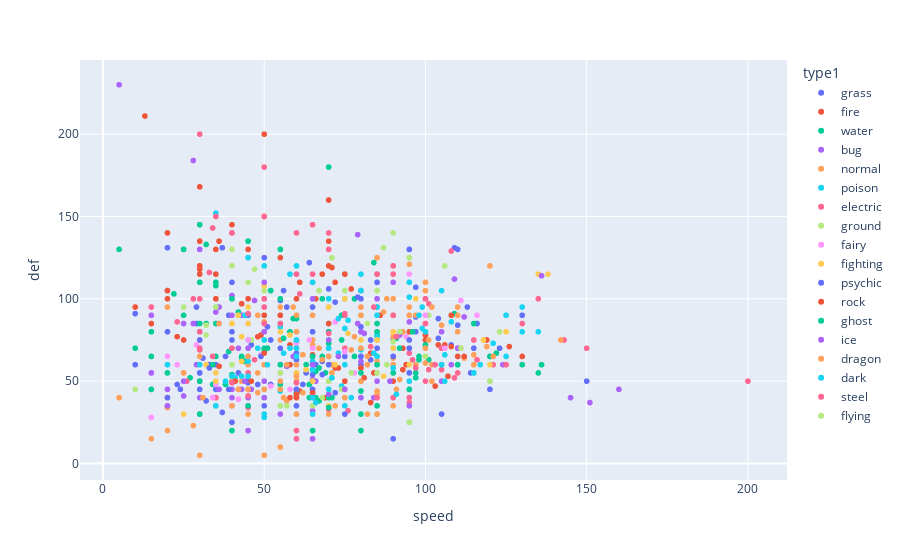

Notebook code cell kept with this figure:
### Code cell
fig = px.scatter(pkmn, x='speed', y='def', color='type1', hover_name='name')
fig.show()

### Figure 1 — Plotly figure (JSON) as saved in the notebook; plotly's stock layout.template omitted (floating-point values rounded to 4 significant figures; data arrays with more than 128 entries replaced by an {"elided": "..."} marker saying what was removed)
{"data": [{"hovertemplate": "<b>%{hovertext}</b><br><br>type1=grass<br>speed=%{x}<br>def=%{y}<extra></extra>", "hovertext": ["bulbasaur", "ivysaur", "venusaur", "oddish", "gloom", "vileplume", "bellsprout", "weepinbell", "victreebel", "exeggcute", "exeggutor", "tangela", "chikorita", "bayleef", "meganium", "bellossom", "hoppip", "skiploom", "jumpluff", "sunkern", "sunflora", "treecko", "grovyle", "sceptile", "seedot", "nuzleaf", "shiftry", "shroomish", "breloom", "roselia", "cacnea", "cacturne", "tropius", "turtwig", "grotle", "torterra", "budew", "roserade", "cherubi", "cherrim", "carnivine", "snover", "abomasnow", "tangrowth", "leafeon", "shaymin", "snivy", "servine", "serperior", "pansage", "simisage", "cottonee", "whimsicott", "petilil", "lilligant", "maractus", "foongus", "amoonguss", "ferroseed", "ferrothorn", "virizion", "chespin", "quilladin", "chesnaught", "skiddo", "gogoat", "rowlet", "dartrix", "decidueye", "fomantis", "lurantis", "morelull", "shiinotic", "bounsweet", "steenee", "tsareena", "tapu-bulu", "kartana", "grookey", "thwackey", "rillaboom", "gossifleur", "eldegoss", "applin", "flapple", "appletun", "sprigatito", "floragato", "meowscarada", "smoliv", "dolliv", "arboliva", "bramblin", "brambleghast", "capsakid", "scovillain", "brute-bonnet", "iron-leaves", "dipplin", "poltchageist", "sinistcha", "ogerpon"], "legendgroup": "grass", "marker": {"color": "#636efa", "symbol": "circle"}, "mode": "markers", "name": "grass", "showlegend": true, "type": "scattergl", "x": [45, 60, 80, 30, 40, 50, 40, 55, 70, 40, 55, 60, 45, 60, 80, 50, 50, 80, 110, 30, 30, 70, 95, 120, 30, 60, 80, 35, 70, 65, 35, 55, 51, 31, 36, 56, 55, 90, 35, 85, 46, 40, 60, 50, 95, 100, 63, 83, 113, 64, 101, 66, 116, 30, 90, 60, 15, 30, 10, 20, 108, 38, 57, 64, 52, 68, 42, 52, 70, 35, 45, 15, 30, 32, 62, 72, 75, 109, 65, 80, 85, 10, 60, 20, 70, 30, 65, 83, 123, 30, 33, 39, 60, 90, 50, 75, 55, 104, 40, 50, 70, 110], "xaxis": "x", "y": [49, 63, 83, 55, 70, 85, 35, 50, 65, 80, 85, 115, 65, 80, 100, 95, 40, 50, 70, 30, 55, 35, 45, 65, 50, 40, 60, 60, 80, 45, 40, 60, 83, 64, 85, 105, 35, 65, 45, 70, 72, 50, 75, 125, 130, 100, 55, 75, 95, 48, 63, 60, 85, 50, 75, 67, 45, 70, 91, 131, 72, 65, 95, 122, 48, 62, 55, 75, 75, 35, 90, 55, 80, 38, 48, 98, 115, 131, 50, 70, 90, 60, 90, 80, 80, 80, 54, 63, 70, 45, 60, 90, 30, 70, 40, 65, 99, 88, 110, 45, 106, 84], "yaxis": "y"}, {"hovertemplate": "<b>%{hovertext}</b><br><br>type1=fire<br>speed=%{x}<br>def=%{y}<extra></extra>", "hovertext": ["charmander", "charmeleon", "charizard", "vulpix", "ninetales", "growlithe", "arcanine", "ponyta", "rapidash", "magmar", "flareon", "moltres", "cyndaquil", "quilava", "typhlosion", "slugma", "magcargo", "magby", "entei", "ho-oh", "torchic", "combusken", "blaziken", "numel", "camerupt", "torkoal", "chimchar", "monferno", "infernape", "magmortar", "heatran", "tepig", "pignite", "emboar", "pansear", "simisear", "darumaka", "darmanitan", "heatmor", "fennekin", "braixen", "delphox", "fletchinder", "talonflame", "litleo", "pyroar", "volcanion", "litten", "torracat", "incineroar", "oricorio", "turtonator", "blacephalon", "scorbunny", "raboot", "cinderace", "sizzlipede", "centiskorch", "fuecoco", "crocalor", "skeledirge", "charcadet", "armarouge", "ceruledge", "iron-moth"], "legendgroup": "fire", "marker": {"color": "#EF553B", "symbol": "circle"}, "mode": "markers", "name": "fire", "showlegend": true, "type": "scattergl", "x": [65, 80, 100, 65, 100, 60, 95, 90, 105, 93, 65, 90, 65, 80, 100, 20, 30, 83, 100, 90, 45, 55, 80, 35, 40, 20, 61, 81, 108, 83, 77, 45, 55, 65, 64, 101, 50, 95, 65, 60, 73, 104, 84, 126, 72, 106, 70, 70, 90, 60, 93, 36, 107, 69, 94, 119, 45, 65, 36, 49, 66, 35, 75, 85, 110], "xaxis": "x", "y": [43, 58, 78, 40, 75, 45, 80, 55, 70, 57, 60, 90, 43, 58, 78, 40, 120, 37, 85, 90, 40, 60, 70, 40, 70, 140, 44, 52, 71, 67, 106, 45, 55, 65, 48, 63, 45, 55, 66, 40, 58, 72, 55, 71, 58, 72, 120, 40, 50, 90, 70, 135, 53, 40, 60, 75, 45, 65, 59, 78, 100, 40, 100, 80, 60], "yaxis": "y"}, {"hovertemplate": "<b>%{hovertext}</b><br><br>type1=water<br>speed=%{x}<br>def=%{y}<extra></extra>", "hovertext": {"elided": "134 str values"}, "legendgroup": "water", "marker": {"color": "#00cc96", "symbol": "circle"}, "mode": "markers", "name": "water", "showlegend": true, "type": "scattergl", "x": {"elided": "134 int values"}, "xaxis": "x", "y": {"elided": "134 int values"}, "yaxis": "y"}, {"hovertemplate": "<b>%{hovertext}</b><br><br>type1=bug<br>speed=%{x}<br>def=%{y}<extra></extra>", "hovertext": ["caterpie", "metapod", "butterfree", "weedle", "kakuna", "beedrill", "paras", "parasect", "venonat", "venomoth", "scyther", "pinsir", "ledyba", "ledian", "spinarak", "ariados", "yanma", "pineco", "forretress", "scizor", "shuckle", "heracross", "wurmple", "silcoon", "beautifly", "cascoon", "dustox", "surskit", "masquerain", "nincada", "ninjask", "shedinja", "volbeat", "illumise", "kricketot", "kricketune", "burmy", "wormadam", "mothim", "combee", "vespiquen", "yanmega", "sewaddle", "swadloon", "leavanny", "venipede", "whirlipede", "scolipede", "dwebble", "crustle", "karrablast", "escavalier", "joltik", "galvantula", "shelmet", "accelgor", "durant", "larvesta", "volcarona", "genesect", "scatterbug", "spewpa", "vivillon", "grubbin", "charjabug", "vikavolt", "cutiefly", "ribombee", "wimpod", "golisopod", "buzzwole", "pheromosa", "blipbug", "dottler", "orbeetle", "kleavor", "tarountula", "spidops", "nymble", "lokix", "rellor", "rabsca", "slither-wing"], "legendgroup": "bug", "marker": {"color": "#ab63fa", "symbol": "circle"}, "mode": "markers", "name": "bug", "showlegend": true, "type": "scattergl", "x": [45, 30, 70, 50, 35, 75, 25, 30, 45, 90, 105, 85, 55, 85, 30, 40, 95, 15, 40, 65, 5, 85, 20, 15, 65, 15, 65, 65, 80, 40, 160, 40, 85, 85, 25, 65, 36, 36, 66, 70, 40, 95, 42, 42, 92, 57, 47, 112, 55, 45, 60, 20, 65, 108, 25, 145, 109, 60, 100, 99, 35, 29, 89, 46, 36, 43, 84, 124, 80, 40, 79, 151, 45, 30, 90, 85, 20, 35, 45, 92, 30, 45, 81], "xaxis": "x", "y": [35, 55, 50, 30, 50, 40, 55, 80, 50, 60, 80, 100, 30, 50, 40, 70, 45, 90, 140, 100, 230, 75, 35, 55, 50, 55, 70, 32, 62, 90, 45, 45, 75, 75, 41, 51, 45, 85, 50, 42, 102, 86, 70, 90, 80, 59, 99, 89, 85, 125, 45, 105, 50, 60, 85, 40, 112, 55, 65, 95, 40, 60, 50, 45, 95, 90, 40, 60, 40, 140, 139, 37, 20, 80, 110, 95, 45, 92, 40, 78, 60, 85, 79], "yaxis": "y"}, {"hovertemplate": "<b>%{hovertext}</b><br><br>type1=normal<br>speed=%{x}<br>def=%{y}<extra></extra>", "hovertext": ["pidgey", "pidgeotto", "pidgeot", "rattata", "raticate", "spearow", "fearow", "jigglypuff", "wigglytuff", "meowth", "persian", "farfetchd", "doduo", "dodrio", "lickitung", "chansey", "kangaskhan", "tauros", "ditto", "eevee", "porygon", "snorlax", "sentret", "furret", "hoothoot", "noctowl", "igglybuff", "aipom", "girafarig", "dunsparce", "teddiursa", "ursaring", "porygon2", "stantler", "smeargle", "miltank", "blissey", "zigzagoon", "linoone", "taillow", "swellow", "slakoth", "vigoroth", "slaking", "whismur", "loudred", "exploud", "azurill", "skitty", "delcatty", "spinda", "swablu", "zangoose", "castform", "kecleon", "starly", "staravia", "staraptor", "bidoof", "bibarel", "ambipom", "buneary", "lopunny", "glameow", "purugly", "happiny", "chatot", "munchlax", "lickilicky", "porygon-z", "regigigas", "arceus", "patrat", "watchog", "lillipup", "herdier", "stoutland", "pidove", "tranquill", "unfezant", "audino", "minccino", "cinccino", "deerling", "sawsbuck", "bouffalant", "rufflet", "braviary", "meloetta", "bunnelby", "diggersby", "fletchling", "furfrou", "pikipek", "trumbeak", "toucannon", "yungoos", "gumshoos", "stufful", "bewear", "oranguru", "type-null", "silvally", "komala", "drampa", "skwovet", "greedent", "wooloo", "dubwool", "wyrdeer", "lechonk", "oinkologne", "tandemaus", "maushold", "squawkabilly", "farigiraf", "dudunsparce"], "legendgroup": "normal", "marker": {"color": "#FFA15A", "symbol": "circle"}, "mode": "markers", "name": "normal", "showlegend": true, "type": "scattergl", "x": [56, 71, 101, 72, 97, 70, 100, 20, 45, 90, 115, 60, 75, 110, 30, 50, 90, 110, 48, 55, 40, 30, 20, 90, 50, 70, 15, 85, 85, 45, 40, 55, 60, 85, 75, 100, 55, 60, 100, 85, 125, 30, 90, 100, 28, 48, 68, 20, 50, 90, 60, 50, 90, 70, 40, 60, 80, 100, 31, 71, 115, 85, 105, 85, 112, 30, 91, 5, 50, 90, 100, 120, 42, 77, 55, 60, 80, 43, 65, 93, 50, 75, 115, 75, 95, 55, 60, 80, 90, 57, 78, 62, 102, 65, 75, 60, 45, 45, 50, 60, 60, 59, 95, 65, 36, 25, 20, 48, 88, 65, 35, 65, 75, 111, 92, 60, 55], "xaxis": "x", "y": [40, 55, 75, 35, 60, 30, 65, 20, 45, 35, 60, 55, 45, 70, 75, 5, 80, 95, 48, 50, 70, 65, 34, 64, 30, 50, 15, 55, 65, 70, 50, 75, 90, 62, 35, 105, 10, 41, 61, 30, 60, 60, 80, 100, 23, 43, 63, 40, 45, 65, 60, 60, 60, 70, 70, 30, 50, 70, 40, 60, 66, 44, 84, 42, 64, 5, 45, 40, 95, 70, 110, 120, 39, 69, 45, 65, 90, 50, 62, 80, 86, 40, 60, 50, 70, 95, 50, 75, 77, 38, 77, 43, 60, 30, 50, 75, 30, 60, 50, 80, 80, 95, 95, 65, 85, 55, 95, 55, 100, 72, 40, 75, 45, 70, 51, 70, 80], "yaxis": "y"}, {"hovertemplate": "<b>%{hovertext}</b><br><br>type1=poison<br>speed=%{x}<br>def=%{y}<extra></extra>", "hovertext": ["ekans", "arbok", "nidoran-f", "nidorina", "nidoqueen", "nidoran-m", "nidorino", "nidoking", "zubat", "golbat", "grimer", "muk", "koffing", "weezing", "crobat", "gulpin", "swalot", "seviper", "stunky", "skuntank", "skorupi", "drapion", "croagunk", "toxicroak", "trubbish", "garbodor", "skrelp", "dragalge", "mareanie", "toxapex", "salandit", "salazzle", "poipole", "naganadel", "eternatus", "shroodle", "grafaiai", "clodsire", "okidogi", "munkidori", "fezandipiti"], "legendgroup": "poison", "marker": {"color": "#19d3f3", "symbol": "circle"}, "mode": "markers", "name": "poison", "showlegend": true, "type": "scattergl", "x": [55, 80, 41, 56, 76, 50, 65, 85, 55, 90, 25, 50, 35, 60, 130, 40, 55, 65, 74, 84, 65, 95, 50, 85, 65, 75, 30, 44, 45, 35, 77, 117, 73, 121, 130, 75, 110, 20, 80, 106, 99], "xaxis": "x", "y": [44, 69, 52, 67, 87, 40, 57, 77, 35, 70, 50, 75, 95, 120, 80, 53, 83, 60, 47, 67, 90, 110, 40, 65, 62, 82, 60, 90, 62, 152, 40, 60, 67, 73, 95, 35, 65, 60, 115, 66, 82], "yaxis": "y"}, {"hovertemplate": "<b>%{hovertext}</b><br><br>type1=electric<br>speed=%{x}<br>def=%{y}<extra></extra>", "hovertext": ["pikachu", "raichu", "magnemite", "magneton", "voltorb", "electrode", "electabuzz", "jolteon", "zapdos", "pichu", "mareep", "flaaffy", "ampharos", "elekid", "raikou", "electrike", "manectric", "plusle", "minun", "shinx", "luxio", "luxray", "pachirisu", "magnezone", "electivire", "rotom", "blitzle", "zebstrika", "emolga", "tynamo", "eelektrik", "eelektross", "thundurus", "helioptile", "heliolisk", "dedenne", "togedemaru", "tapu-koko", "xurkitree", "zeraora", "yamper", "boltund", "toxel", "toxtricity", "pincurchin", "morpeko", "dracozolt", "arctozolt", "regieleki", "pawmi", "pawmo", "pawmot", "tadbulb", "bellibolt", "wattrel", "kilowattrel", "sandy-shocks", "miraidon"], "legendgroup": "electric", "marker": {"color": "#FF6692", "symbol": "circle"}, "mode": "markers", "name": "electric", "showlegend": true, "type": "scattergl", "x": [90, 110, 45, 70, 100, 150, 105, 130, 100, 60, 35, 45, 55, 95, 115, 65, 105, 95, 95, 45, 60, 70, 95, 60, 95, 91, 76, 116, 103, 60, 40, 50, 111, 70, 109, 101, 96, 130, 83, 143, 26, 121, 40, 75, 15, 97, 75, 55, 200, 60, 85, 105, 45, 45, 70, 125, 101, 135], "xaxis": "x", "y": [40, 55, 70, 95, 50, 70, 57, 60, 85, 15, 40, 55, 85, 37, 75, 40, 60, 40, 50, 34, 49, 79, 70, 115, 67, 77, 32, 63, 60, 40, 70, 80, 70, 33, 52, 57, 63, 85, 71, 75, 50, 60, 35, 70, 95, 58, 90, 90, 50, 20, 40, 70, 41, 91, 35, 60, 97, 100], "yaxis": "y"}, {"hovertemplate": "<b>%{hovertext}</b><br><br>type1=ground<br>speed=%{x}<br>def=%{y}<extra></extra>", "hovertext": ["sandshrew", "sandslash", "diglett", "dugtrio", "cubone", "marowak", "rhyhorn", "rhydon", "gligar", "phanpy", "donphan", "trapinch", "vibrava", "flygon", "baltoy", "claydol", "groudon", "hippopotas", "hippowdon", "rhyperior", "gliscor", "drilbur", "excadrill", "sandile", "krokorok", "krookodile", "stunfisk", "golett", "golurk", "landorus", "mudbray", "mudsdale", "silicobra", "sandaconda", "runerigus", "ursaluna", "toedscool", "toedscruel", "great-tusk", "iron-treads"], "legendgroup": "ground", "marker": {"color": "#B6E880", "symbol": "circle"}, "mode": "markers", "name": "ground", "showlegend": true, "type": "scattergl", "x": [40, 65, 95, 120, 35, 45, 25, 40, 85, 40, 50, 10, 70, 100, 55, 75, 90, 32, 47, 40, 95, 68, 88, 65, 74, 92, 32, 35, 55, 101, 45, 35, 46, 71, 30, 50, 70, 100, 87, 106], "xaxis": "x", "y": [85, 110, 25, 50, 95, 110, 95, 120, 105, 60, 120, 45, 50, 80, 55, 105, 140, 78, 118, 130, 125, 40, 60, 35, 45, 80, 84, 50, 80, 90, 70, 100, 75, 125, 145, 105, 35, 65, 131, 120], "yaxis": "y"}, {"hovertemplate": "<b>%{hovertext}</b><br><br>type1=fairy<br>speed=%{x}<br>def=%{y}<extra></extra>", "hovertext": ["clefairy", "clefable", "cleffa", "togepi", "togetic", "snubbull", "granbull", "togekiss", "flabebe", "floette", "florges", "spritzee", "aromatisse", "swirlix", "slurpuff", "sylveon", "xerneas", "comfey", "milcery", "alcremie", "zacian", "enamorus", "fidough", "dachsbun", "tinkatink", "tinkatuff", "tinkaton", "scream-tail", "iron-valiant"], "legendgroup": "fairy", "marker": {"color": "#FF97FF", "symbol": "circle"}, "mode": "markers", "name": "fairy", "showlegend": true, "type": "scattergl", "x": [35, 60, 15, 20, 40, 30, 45, 80, 42, 52, 75, 23, 29, 49, 72, 60, 99, 100, 34, 64, 138, 106, 65, 95, 58, 78, 94, 111, 116], "xaxis": "x", "y": [48, 73, 28, 65, 85, 50, 75, 95, 39, 47, 68, 60, 72, 66, 86, 65, 95, 90, 40, 75, 115, 70, 70, 115, 45, 55, 77, 99, 90], "yaxis": "y"}, {"hovertemplate": "<b>%{hovertext}</b><br><br>type1=fighting<br>speed=%{x}<br>def=%{y}<extra></extra>", "hovertext": ["mankey", "primeape", "machop", "machoke", "machamp", "hitmonlee", "hitmonchan", "tyrogue", "hitmontop", "makuhita", "hariyama", "meditite", "medicham", "riolu", "lucario", "timburr", "gurdurr", "conkeldurr", "throh", "sawk", "mienfoo", "mienshao", "pancham", "pangoro", "hawlucha", "crabrawler", "crabominable", "passimian", "marshadow", "clobbopus", "grapploct", "sirfetchd", "falinks", "zamazenta", "kubfu", "urshifu", "sneasler", "annihilape", "iron-hands", "koraidon"], "legendgroup": "fighting", "marker": {"color": "#FECB52", "symbol": "circle"}, "mode": "markers", "name": "fighting", "showlegend": true, "type": "scattergl", "x": [70, 95, 35, 45, 55, 87, 76, 35, 70, 25, 50, 60, 80, 60, 90, 35, 40, 45, 45, 85, 65, 105, 43, 58, 118, 63, 43, 80, 125, 32, 42, 65, 75, 138, 72, 97, 120, 90, 50, 135], "xaxis": "x", "y": [35, 60, 50, 70, 80, 53, 79, 35, 95, 30, 60, 55, 75, 40, 70, 55, 85, 95, 85, 75, 50, 60, 62, 78, 75, 57, 77, 90, 80, 60, 90, 95, 100, 115, 60, 100, 60, 80, 108, 115], "yaxis": "y"}, {"hovertemplate": "<b>%{hovertext}</b><br><br>type1=psychic<br>speed=%{x}<br>def=%{y}<extra></extra>", "hovertext": ["abra", "kadabra", "alakazam", "drowzee", "hypno", "mr-mime", "mewtwo", "mew", "natu", "xatu", "espeon", "unown", "wobbuffet", "lugia", "celebi", "ralts", "kirlia", "gardevoir", "spoink", "grumpig", "chimecho", "wynaut", "deoxys", "chingling", "mime-jr", "gallade", "uxie", "mesprit", "azelf", "cresselia", "victini", "munna", "musharna", "woobat", "swoobat", "sigilyph", "gothita", "gothorita", "gothitelle", "solosis", "duosion", "reuniclus", "elgyem", "beheeyem", "espurr", "meowstic", "hoopa", "tapu-lele", "cosmog", "cosmoem", "solgaleo", "lunala", "necrozma", "hatenna", "hattrem", "hatterene", "indeedee", "calyrex", "flittle", "espathra"], "legendgroup": "psychic", "marker": {"color": "#636efa", "symbol": "circle"}, "mode": "markers", "name": "psychic", "showlegend": true, "type": "scattergl", "x": [90, 105, 120, 42, 67, 90, 130, 100, 70, 95, 110, 48, 33, 110, 100, 40, 50, 80, 60, 80, 65, 23, 150, 45, 60, 80, 95, 80, 115, 85, 100, 24, 29, 72, 114, 97, 45, 55, 65, 20, 30, 30, 30, 40, 68, 104, 70, 95, 37, 37, 97, 97, 79, 39, 49, 29, 95, 80, 75, 105], "xaxis": "x", "y": [15, 30, 45, 45, 70, 65, 90, 100, 45, 70, 60, 48, 58, 130, 100, 25, 35, 65, 35, 65, 80, 48, 50, 50, 45, 65, 130, 105, 70, 110, 100, 45, 85, 43, 55, 80, 50, 70, 95, 40, 50, 75, 55, 75, 54, 76, 60, 75, 31, 131, 107, 89, 101, 45, 65, 95, 55, 80, 30, 60], "yaxis": "y"}, {"hovertemplate": "<b>%{hovertext}</b><br><br>type1=rock<br>speed=%{x}<br>def=%{y}<extra></extra>", "hovertext": ["geodude", "graveler", "golem", "onix", "omanyte", "omastar", "kabuto", "kabutops", "aerodactyl", "sudowoodo", "larvitar", "pupitar", "tyranitar", "nosepass", "lunatone", "solrock", "lileep", "cradily", "anorith", "armaldo", "regirock", "cranidos", "rampardos", "shieldon", "bastiodon", "bonsly", "probopass", "roggenrola", "boldore", "gigalith", "archen", "archeops", "terrakion", "binacle", "barbaracle", "tyrunt", "tyrantrum", "amaura", "aurorus", "carbink", "diancie", "rockruff", "lycanroc", "minior", "nihilego", "stakataka", "rolycoly", "carkol", "coalossal", "stonjourner", "nacli", "naclstack", "garganacl", "klawf", "glimmet", "glimmora", "iron-thorns"], "legendgroup": "rock", "marker": {"color": "#EF553B", "symbol": "circle"}, "mode": "markers", "name": "rock", "showlegend": true, "type": "scattergl", "x": [20, 35, 45, 70, 35, 55, 55, 80, 130, 30, 41, 51, 61, 30, 70, 70, 23, 43, 75, 45, 50, 58, 58, 30, 30, 10, 40, 15, 20, 25, 70, 110, 108, 50, 68, 48, 71, 46, 58, 50, 50, 60, 112, 60, 103, 13, 30, 50, 30, 70, 25, 35, 35, 75, 60, 86, 72], "xaxis": "x", "y": [100, 115, 130, 160, 100, 125, 90, 105, 65, 115, 50, 70, 110, 135, 65, 85, 77, 97, 50, 100, 200, 40, 60, 118, 168, 95, 145, 85, 105, 130, 45, 65, 90, 67, 115, 77, 119, 50, 72, 150, 150, 40, 65, 100, 47, 211, 50, 90, 120, 135, 75, 100, 130, 115, 42, 90, 110], "yaxis": "y"}, {"hovertemplate": "<b>%{hovertext}</b><br><br>type1=ghost<br>speed=%{x}<br>def=%{y}<extra></extra>", "hovertext": ["gastly", "haunter", "gengar", "misdreavus", "shuppet", "banette", "duskull", "dusclops", "drifloon", "drifblim", "mismagius", "spiritomb", "dusknoir", "giratina", "yamask", "cofagrigus", "litwick", "lampent", "chandelure", "phantump", "trevenant", "pumpkaboo", "gourgeist", "sandygast", "palossand", "mimikyu", "dhelmise", "sinistea", "polteageist", "cursola", "spectrier", "greavard", "houndstone", "flutter-mane", "gimmighoul"], "legendgroup": "ghost", "marker": {"color": "#00cc96", "symbol": "circle"}, "mode": "markers", "name": "ghost", "showlegend": true, "type": "scattergl", "x": [80, 95, 110, 85, 45, 65, 25, 25, 70, 80, 105, 35, 45, 90, 30, 30, 20, 55, 80, 38, 56, 51, 84, 15, 35, 96, 40, 50, 70, 30, 130, 34, 68, 135, 10], "xaxis": "x", "y": [30, 45, 60, 60, 35, 65, 90, 130, 34, 44, 60, 108, 135, 120, 85, 145, 55, 60, 90, 48, 76, 70, 122, 80, 110, 80, 100, 45, 65, 50, 60, 60, 100, 55, 70], "yaxis": "y"}, {"hovertemplate": "<b>%{hovertext}</b><br><br>type1=ice<br>speed=%{x}<br>def=%{y}<extra></extra>", "hovertext": ["jynx", "articuno", "swinub", "piloswine", "delibird", "smoochum", "snorunt", "glalie", "spheal", "sealeo", "walrein", "regice", "glaceon", "mamoswine", "froslass", "vanillite", "vanillish", "vanilluxe", "cubchoo", "beartic", "cryogonal", "bergmite", "avalugg", "mr-rime", "snom", "frosmoth", "eiscue", "glastrier", "cetoddle", "cetitan", "iron-bundle"], "legendgroup": "ice", "marker": {"color": "#ab63fa", "symbol": "circle"}, "mode": "markers", "name": "ice", "showlegend": true, "type": "scattergl", "x": [95, 85, 50, 50, 75, 65, 50, 80, 25, 45, 65, 50, 65, 80, 110, 44, 59, 79, 40, 50, 105, 28, 28, 70, 20, 65, 50, 30, 43, 73, 136], "xaxis": "x", "y": [35, 100, 40, 80, 45, 15, 50, 80, 50, 70, 90, 100, 110, 80, 70, 50, 65, 85, 40, 80, 50, 85, 184, 75, 35, 60, 110, 130, 45, 65, 114], "yaxis": "y"}, {"hovertemplate": "<b>%{hovertext}</b><br><br>type1=dragon<br>speed=%{x}<br>def=%{y}<extra></extra>", "hovertext": ["dratini", "dragonair", "dragonite", "altaria", "bagon", "shelgon", "salamence", "latias", "latios", "rayquaza", "gible", "gabite", "garchomp", "axew", "fraxure", "haxorus", "druddigon", "reshiram", "zekrom", "kyurem", "goomy", "sliggoo", "goodra", "zygarde", "jangmo-o", "hakamo-o", "kommo-o", "dreepy", "drakloak", "dragapult", "regidrago", "cyclizar", "tatsugiri", "frigibax", "arctibax", "baxcalibur", "roaring-moon"], "legendgroup": "dragon", "marker": {"color": "#FFA15A", "symbol": "circle"}, "mode": "markers", "name": "dragon", "showlegend": true, "type": "scattergl", "x": [50, 70, 80, 80, 50, 50, 100, 110, 110, 95, 42, 82, 102, 57, 67, 97, 48, 90, 90, 95, 40, 60, 80, 95, 45, 65, 85, 82, 102, 142, 80, 121, 82, 55, 62, 87, 119], "xaxis": "x", "y": [45, 65, 95, 90, 60, 100, 80, 90, 80, 90, 45, 65, 95, 60, 70, 90, 90, 100, 120, 90, 35, 53, 70, 121, 65, 90, 125, 30, 50, 75, 50, 65, 60, 45, 66, 92, 71], "yaxis": "y"}, {"hovertemplate": "<b>%{hovertext}</b><br><br>type1=dark<br>speed=%{x}<br>def=%{y}<extra></extra>", "hovertext": ["umbreon", "murkrow", "sneasel", "houndour", "houndoom", "poochyena", "mightyena", "sableye", "absol", "honchkrow", "weavile", "darkrai", "purrloin", "liepard", "scraggy", "scrafty", "zorua", "zoroark", "pawniard", "bisharp", "vullaby", "mandibuzz", "deino", "zweilous", "hydreigon", "inkay", "malamar", "yveltal", "guzzlord", "nickit", "thievul", "impidimp", "morgrem", "grimmsnarl", "obstagoon", "zarude", "overqwil", "maschiff", "mabosstiff", "kingambit", "iron-jugulis", "wo-chien", "chien-pao", "ting-lu", "chi-yu"], "legendgroup": "dark", "marker": {"color": "#19d3f3", "symbol": "circle"}, "mode": "markers", "name": "dark", "showlegend": true, "type": "scattergl", "x": [65, 91, 115, 65, 95, 35, 70, 50, 75, 71, 125, 125, 66, 106, 48, 58, 65, 105, 60, 70, 60, 80, 38, 58, 98, 45, 73, 99, 43, 50, 90, 50, 70, 60, 95, 105, 85, 51, 85, 50, 108, 70, 135, 45, 100], "xaxis": "x", "y": [110, 42, 55, 30, 50, 35, 70, 75, 60, 52, 65, 90, 37, 50, 70, 115, 40, 60, 70, 100, 75, 105, 50, 70, 90, 53, 88, 95, 53, 28, 58, 30, 45, 65, 101, 105, 95, 60, 90, 120, 86, 100, 80, 125, 80], "yaxis": "y"}, {"hovertemplate": "<b>%{hovertext}</b><br><br>type1=steel<br>speed=%{x}<br>def=%{y}<extra></extra>", "hovertext": ["steelix", "skarmory", "mawile", "aron", "lairon", "aggron", "beldum", "metang", "metagross", "registeel", "jirachi", "bronzor", "bronzong", "dialga", "klink", "klang", "klinklang", "cobalion", "honedge", "doublade", "aegislash", "klefki", "celesteela", "magearna", "meltan", "melmetal", "perrserker", "cufant", "copperajah", "duraludon", "varoom", "revavroom", "orthworm", "gholdengo"], "legendgroup": "steel", "marker": {"color": "#FF6692", "symbol": "circle"}, "mode": "markers", "name": "steel", "showlegend": true, "type": "scattergl", "x": [30, 70, 50, 30, 40, 50, 30, 50, 70, 50, 100, 23, 33, 90, 30, 50, 90, 108, 28, 35, 60, 75, 61, 65, 34, 34, 50, 40, 30, 85, 47, 90, 65, 84], "xaxis": "x", "y": [200, 140, 85, 100, 140, 180, 80, 100, 130, 150, 100, 86, 116, 120, 70, 95, 115, 129, 100, 150, 140, 91, 103, 115, 65, 143, 100, 49, 69, 115, 63, 90, 145, 95], "yaxis": "y"}, {"hovertemplate": "<b>%{hovertext}</b><br><br>type1=flying<br>speed=%{x}<br>def=%{y}<extra></extra>", "hovertext": ["tornadus", "noibat", "noivern", "rookidee", "corvisquire", "corviknight", "cramorant", "bombirdier", "flamigo"], "legendgroup": "flying", "marker": {"color": "#B6E880", "symbol": "circle"}, "mode": "markers", "name": "flying", "showlegend": true, "type": "scattergl", "x": [111, 55, 123, 57, 77, 67, 85, 82, 90], "xaxis": "x", "y": [70, 35, 80, 35, 55, 105, 55, 85, 74], "yaxis": "y"}], "layout": {"legend": {"title": {"text": "type1"}, "tracegroupgap": 0}, "margin": {"t": 60}, "xaxis": {"anchor": "y", "domain": [0, 1], "title": {"text": "speed"}}, "yaxis": {"anchor": "x", "domain": [0, 1], "title": {"text": "def"}}}}
